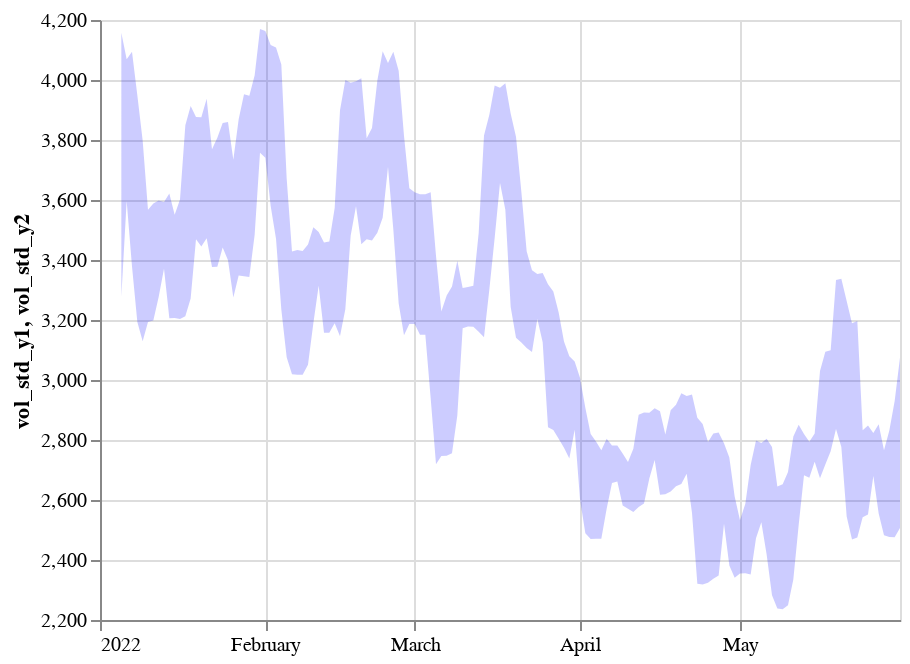

Notebook source saved alongside this figure:
### Code cell
churn_std_area = alt.Chart(
    create_time_viz.reset_index())\
    .mark_area(
        opacity=0.2,
        color="green")\
    .encode(
        x=alt.X("create_time", title=None),
        y=alt.Y("churn_std_y1:Q", scale=alt.Scale(zero=False)),
        y2="churn_std_y2:Q")

volume_std_area = alt.Chart(
    create_time_viz.reset_index())\
    .mark_area(
        opacity=0.2,
        color="blue")\
    .encode(
        x=alt.X("create_time", title=None),
        y=alt.Y("vol_std_y1:Q", scale=alt.Scale(zero=False)),
        y2="vol_std_y2:Q")

volume_std_area

### Figure 1 — Vega-Lite specification as saved in the notebook (floating-point values rounded to 4 significant figures; data arrays with more than 128 entries replaced by an {"elided": "..."} marker saying what was removed)
{"config": {"view": {"continuousWidth": 400, "continuousHeight": 300}}, "data": {"name": "data-3e4c408462ce69235d3aefd9d45995b8"}, "mark": {"type": "area", "color": "blue", "opacity": 0.2}, "encoding": {"x": {"field": "create_time", "title": null, "type": "temporal"}, "y": {"field": "vol_std_y1", "scale": {"zero": false}, "type": "quantitative"}, "y2": {"field": "vol_std_y2"}}, "$schema": "https://vega.github.io/schema/vega-lite/v4.17.0.json", "datasets": {"data-3e4c408462ce69235d3aefd9d45995b8": {"elided": "151 records"}}}
